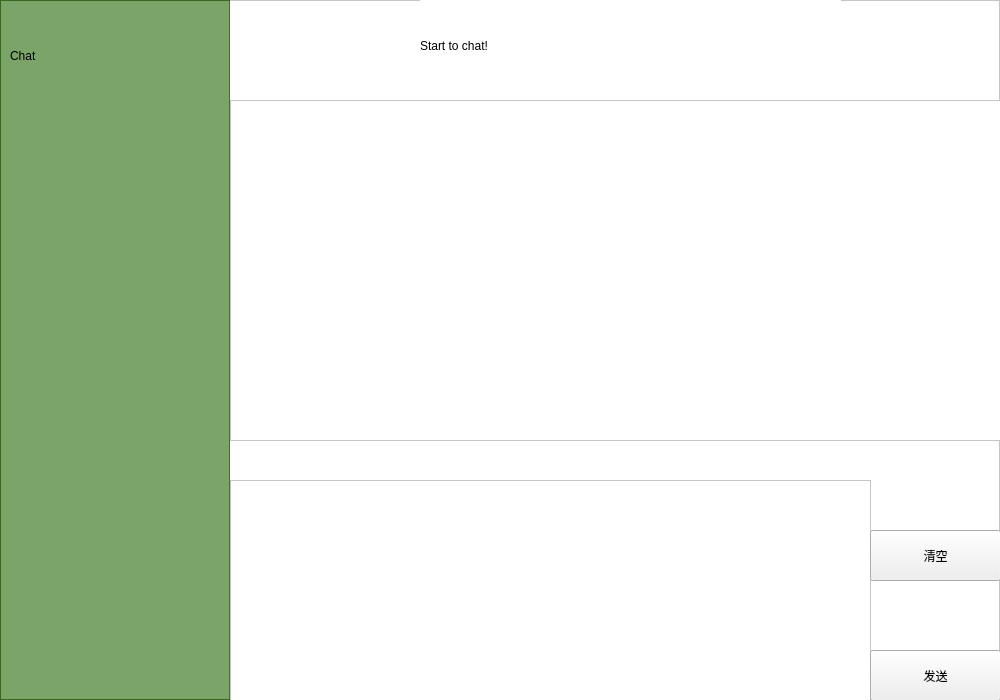
<?xml version="1.0" encoding="UTF-8"?>
<ui version="4.0">
 <class>Talk</class>
 <widget class="QWidget" name="Talk">
  <property name="geometry">
   <rect>
    <x>0</x>
    <y>0</y>
    <width>1000</width>
    <height>700</height>
   </rect>
  </property>
  <property name="windowTitle">
   <string>Form</string>
  </property>
  <widget class="QFrame" name="frame_2">
   <property name="geometry">
    <rect>
     <x>0</x>
     <y>0</y>
     <width>1000</width>
     <height>700</height>
    </rect>
   </property>
   <property name="styleSheet">
    <string notr="true">QFrame{
background-color:rgb(255, 255, 255);
color:black;
}</string>
   </property>
   <property name="frameShape">
    <enum>QFrame::StyledPanel</enum>
   </property>
   <property name="frameShadow">
    <enum>QFrame::Raised</enum>
   </property>
   <widget class="QFrame" name="frame_3">
    <property name="geometry">
     <rect>
      <x>0</x>
      <y>0</y>
      <width>230</width>
      <height>700</height>
     </rect>
    </property>
    <property name="styleSheet">
     <string notr="true">QFrame{
background-color:rgb(30, 100, 0,150);
color:black;
}
QLabel{
background-color:rgba(255, 255, 255, 0);
color:black;
font: 13pt &quot;等线&quot;;
}</string>
    </property>
    <property name="frameShape">
     <enum>QFrame::StyledPanel</enum>
    </property>
    <property name="frameShadow">
     <enum>QFrame::Raised</enum>
    </property>
    <widget class="QLabel" name="label_3">
     <property name="geometry">
      <rect>
       <x>10</x>
       <y>10</y>
       <width>201</width>
       <height>91</height>
      </rect>
     </property>
     <property name="styleSheet">
      <string notr="true">font: 50pt &quot;MV Boli&quot;;</string>
     </property>
     <property name="text">
      <string>Chat</string>
     </property>
    </widget>
   </widget>
   <widget class="QTextEdit" name="SendMessage">
    <property name="geometry">
     <rect>
      <x>230</x>
      <y>480</y>
      <width>641</width>
      <height>221</height>
     </rect>
    </property>
   </widget>
   <widget class="QPushButton" name="Clear">
    <property name="geometry">
     <rect>
      <x>870</x>
      <y>530</y>
      <width>131</width>
      <height>51</height>
     </rect>
    </property>
    <property name="text">
     <string>清空</string>
    </property>
   </widget>
   <widget class="QPushButton" name="Send">
    <property name="geometry">
     <rect>
      <x>870</x>
      <y>650</y>
      <width>131</width>
      <height>51</height>
     </rect>
    </property>
    <property name="text">
     <string>发送</string>
    </property>
   </widget>
   <widget class="QTextEdit" name="ReceiveMessage">
    <property name="geometry">
     <rect>
      <x>230</x>
      <y>100</y>
      <width>771</width>
      <height>341</height>
     </rect>
    </property>
   </widget>
   <widget class="QLabel" name="label_2">
    <property name="geometry">
     <rect>
      <x>420</x>
      <y>0</y>
      <width>421</width>
      <height>91</height>
     </rect>
    </property>
    <property name="styleSheet">
     <string notr="true">font: 35pt &quot;MV Boli&quot;;</string>
    </property>
    <property name="text">
     <string>Start to chat!</string>
    </property>
   </widget>
  </widget>
 </widget>
 <resources/>
 <connections/>
</ui>
